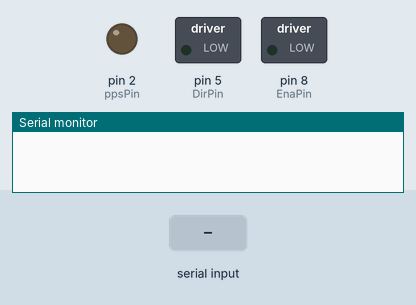
A sketch run on a simulated Arduino Uno, built with avr-gcc and run on an emulated ATmega328P. Shown: switched loads named in the sketch (green lamp = pin HIGH), output pins drawn as LEDs (lit = HIGH), the last lines printed to the serial monitor. The test bench sets the inputs (shaded band).

Above: at 1.2 s.
1.3 s: "90,45,200\n" received over Serial
At 2.0 s:
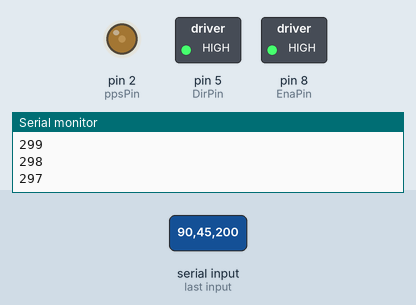
2.8 s: "30,150,10\n" received over Serial
At 3.8 s:
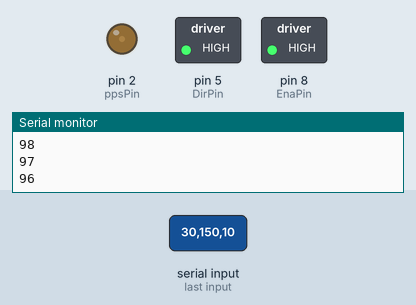
Timing chart, 0 to 5.8 s (numbered marks = the images above; inputs shaded):
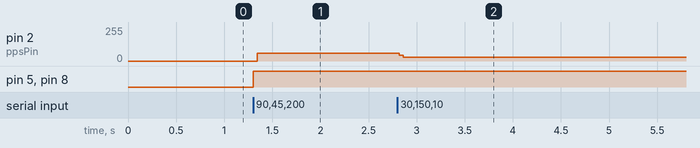

The sketch:

ArduinoMotorControl.ino
```cpp
// AccelStepper.h look into this

const int ppsPin = 2;  // Pin number for the PPS signal
const int DirPin = 5;  // Pin Number for direction
const int EnaPin = 8;
const float DegreeConversion = 10000 / 360;
// const int encoderPinA = 3;
// const int encoderPinB = 4;

unsigned int ppsDelay = 0.0;  // Initial delay in seconds
unsigned int Direction = 0;
unsigned int Zeroing = 1;
volatile long FFPosPul = 0;
volatile long FFPosPul_OLD = 0;
volatile int FFPosDeg = 0;

void setup() {
  Serial.begin(115200);       // Set baud rate for serial communication
  pinMode(ppsPin, OUTPUT);  // Set pin mode for PPS signal
  pinMode(DirPin, OUTPUT);
  pinMode(EnaPin, OUTPUT);
  Serial.setTimeout(100);
  digitalWrite(EnaPin, LOW);
  digitalWrite(DirPin, LOW);
  // pinMode(encoderPinA, INPUT_PULLUP);
  // pinMode(encoderPinB, INPUT_PULLUP);
}

void loop() {
  if (Serial.available() > 0) {
    String inputString = Serial.readStringUntil('\n');  // Read the serial input until a newline character is received
    int commaIndex1 = inputString.indexOf(',');  // Find the index of the comma separator
    int commaIndex2 = inputString.indexOf(',', commaIndex1 + 1);

    if (commaIndex1 != -1 && commaIndex2 != -1) {
      String ppsString = inputString.substring(0, commaIndex1);   // Extract the float value string
      String DirString = inputString.substring(commaIndex1 + 1, commaIndex2);
      String ZeroString = inputString.substring(commaIndex2 + 1);

      ppsDelay = ppsString.toFloat();                            // Convert the float value string to a float
      Direction = DirString.toInt();                             // Convert the boolean value string to a boolean (0 or 1)
      Zeroing = ZeroString.toInt();

      digitalWrite(DirPin, Direction == 1 ? LOW : HIGH);
      digitalWrite(EnaPin, ppsDelay > 0 ? HIGH : LOW);

      if (Zeroing == 0) {
        FFPosDeg = 0;
        FFPosPul = 0;
      }
    }
  }

  if (ppsDelay > 0) {
    digitalWrite(ppsPin, HIGH);
    delayMicroseconds(ppsDelay);
    digitalWrite(ppsPin, LOW);
    delayMicroseconds(ppsDelay);
    FFPosPul += (Direction == 1) ? 1 : -1;
    if (((abs(FFPosPul) % round(DegreeConversion + (DegreeConversion * abs(FFPosDeg))) == 0) && (abs(FFPosPul) > abs(FFPosPul_OLD))) ||
        ((abs(FFPosPul) % round((DegreeConversion * abs(FFPosDeg)) - DegreeConversion) == 0) && (abs(FFPosPul) < abs(FFPosPul_OLD)))) {
      FFPosDeg += (Direction == 1) ? 1 : -1;

      if (FFPosDeg == 360) {
        FFPosDeg = 0;
        FFPosPul = 0;
      } else if (FFPosDeg == -1) {
        FFPosDeg = 359;
        FFPosPul = 9693;
      }
      FFPosPul_OLD = FFPosPul;
      Serial.println(FFPosDeg);
    }
  }
}
```

Measured:
- after the input at 1.3 s, pin 2 (ppsPin): 0/255 → 59/255 at once; pin 5 (DirPin), pin 8 (EnaPin): LOW → HIGH at once
- after the input at 2.8 s, pin 2 (ppsPin): 59/255 → 30/255 at once
